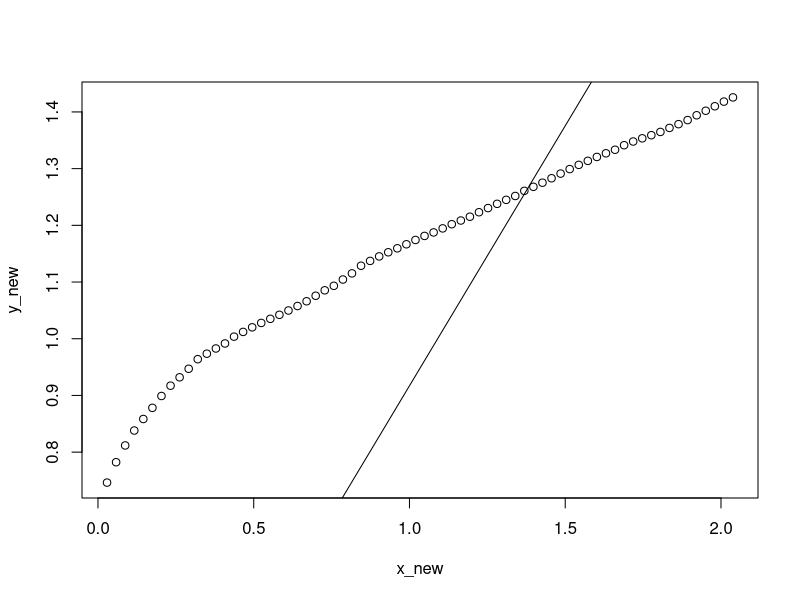

R code for this plot:
x_ <- read.csv("x.csv")
y_ <- read.csv("y.csv")
x<-x_$X0
y<-log(y_$X0)
#plot(x,y)
NQ <- diff(y)/diff(x)
#plot.ts(NQ)
log.NQ <- log(NQ)
#plot.ts(log.NQ)
low <- lowess(log.NQ) #statsmodels.nonparametric.smoothers_lowess
#plot(low)
cutoff <- 0.9
q <- quantile(low$y, cutoff,na.rm=TRUE)#scipy.stats.mstats.mquatiles
#plot.ts(log.NQ)
#abline(h=q)
x.lower <- x[min(which(low$y > q))]
x.upper <- x[max(which(low$y > q))]
#plot(x,y)
#abline(v=c(x.lower, x.upper))
i=which(x.upper == x)
j=which(x.lower == x)
y_new=y[j:i]
x_new=x[j:i]
plot(x_new,y_new)
fit <- lm(y_new ~ x_new -1)   # y 'as a linear function of' x
abline(fit) 
sl=fit$coefficients
write(sl,'tmp')
print(sl)